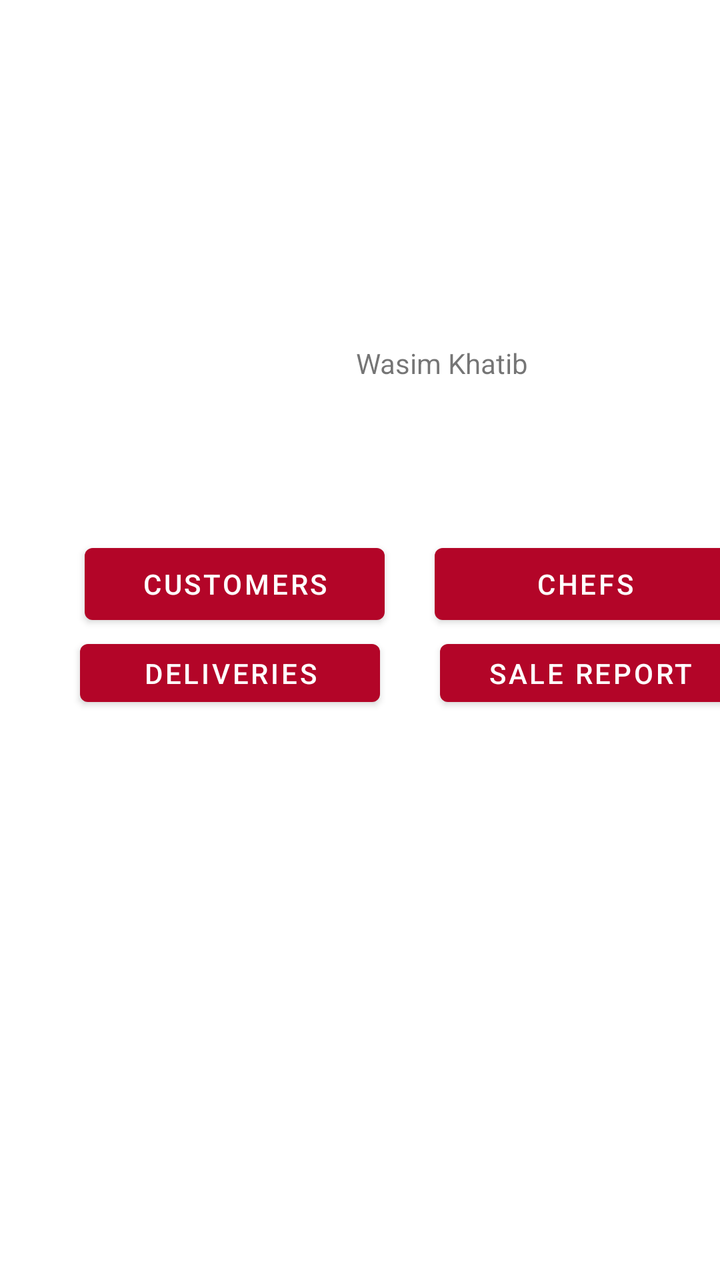
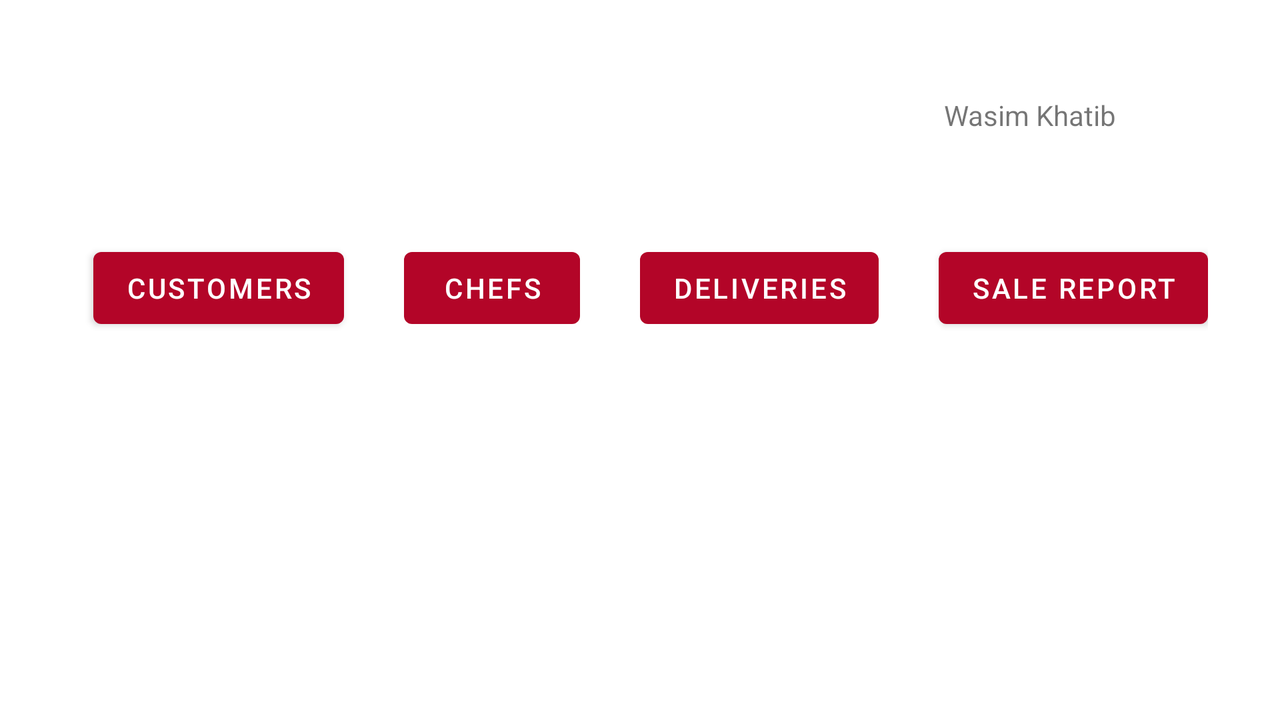

The same Android screen from two of the app's own layout files: first res/layout/ as a phone draws it, then the repository's variant for another configuration, drawn on a device whose configuration selects that folder. Both files follow.
<!-- AndroidManifest.xml: application theme Theme.El_Padre_Restaurante -->
<!-- res/layout/activity_manger.xml -->
<?xml version="1.0" encoding="utf-8"?>
<androidx.constraintlayout.widget.ConstraintLayout xmlns:android="http://schemas.android.com/apk/res/android"
    xmlns:tools="http://schemas.android.com/tools"
    android:layout_width="match_parent"
    android:layout_height="match_parent"
    xmlns:app="http://schemas.android.com/apk/res-auto">

    <ImageView
        android:id="@+id/img_v"
        android:layout_width="100dp"
        android:layout_height="100dp"
        android:layout_marginStart="68dp"
        android:layout_marginTop="136dp"
        app:layout_constraintStart_toStartOf="parent"
        app:layout_constraintTop_toTopOf="parent"
        app:srcCompat="@drawable/maneger_picture" />

    <TextView
        android:id="@+id/account_name"
        android:layout_width="132dp"
        android:layout_height="48dp"
        android:layout_marginTop="172dp"
        android:layout_marginEnd="50dp"
        android:text="Wasim Khatib"
        app:layout_constraintEnd_toEndOf="parent"
        app:layout_constraintHorizontal_bias="1.0"
        app:layout_constraintStart_toEndOf="@+id/img_v"
        app:layout_constraintTop_toTopOf="parent" />


    <LinearLayout
        android:id="@+id/tabLayout"
        android:layout_width="410dp"
        android:layout_height="89dp"
        android:layout_marginTop="48dp"
        app:layout_constraintEnd_toEndOf="@+id/account_name"
        app:layout_constraintHorizontal_bias="0.0"
        app:layout_constraintStart_toStartOf="parent"
        app:layout_constraintTop_toBottomOf="@+id/account_name"
        android:orientation="vertical">
<LinearLayout
    android:layout_width="match_parent"
    android:layout_height="wrap_content"
    android:gravity="center"
    >
        <Button
            android:id="@+id/tab_customers"
            android:layout_width="150dp"
            android:layout_height="wrap_content"
            android:onClick="customerList"
            android:text="Customers" />

    <Button
        android:id="@+id/tab_chefs"
        android:layout_width="150dp"
        android:layout_height="wrap_content"
        android:layout_marginLeft="25dp"
        android:onClick="chefsList"

        android:text="Chefs" />

</LinearLayout>
<LinearLayout
    android:layout_width="match_parent"
    android:layout_height="wrap_content"
    android:gravity="center">

    <Button
        android:id="@+id/tab_deliveries"
        android:layout_width="150dp"
        android:layout_height="wrap_content"
        android:onClick="deliveriesList"
        android:text="Deliveries"
        tools:ignore="TouchTargetSizeCheck" />

    <Button
        android:id="@+id/tab_report"
        android:layout_width="150dp"
        android:layout_height="wrap_content"
        android:layout_marginLeft="30dp"
        android:onClick="reportList"
        android:text="Sale Report"
        tools:ignore="TouchTargetSizeCheck,TouchTargetSizeCheck" />
</LinearLayout>
    </LinearLayout>

    <ListView
        android:id="@+id/reports_list"
        android:layout_width="390dp"
        android:layout_height="300dp"
        android:layout_marginTop="1dp"
        app:layout_constraintBottom_toBottomOf="parent"
        app:layout_constraintEnd_toEndOf="parent"
        app:layout_constraintStart_toStartOf="parent"
        app:layout_constraintTop_toBottomOf="@+id/tabLayout"
        app:layout_constraintVertical_bias="0.346" />


</androidx.constraintlayout.widget.ConstraintLayout>
<!-- resources referenced by this layout -->
<resources>
  <style name="Theme.El_Padre_Restaurante" parent="Theme.MaterialComponents.DayNight.DarkActionBar">
          
          <item name="colorPrimary">@color/purple_500</item>
          <item name="colorPrimaryVariant">@color/purple_700</item>
          <item name="colorOnPrimary">@color/white</item>
          
          <item name="colorSecondary">@color/teal_200</item>
          <item name="colorSecondaryVariant">@color/teal_700</item>
          <item name="colorOnSecondary">@color/black</item>
          
          <item name="android:statusBarColor" tools:targetApi="l">?attr/colorPrimaryVariant</item>
          
      </style>
  <color name="purple_500">#B30528</color>
  <color name="purple_700">#B30528</color>
  <color name="white">#FFFFFFFF</color>
  <color name="teal_200">#FF03DAC5</color>
  <color name="teal_700">#FF018786</color>
  <color name="black">#FF000000</color>
</resources>
<!-- res/layout-land/activity_manger.xml (the repository's variant of the layout above) -->
<!-- drawn on the phone turned sideways -->
<?xml version="1.0" encoding="utf-8"?>
<androidx.constraintlayout.widget.ConstraintLayout xmlns:android="http://schemas.android.com/apk/res/android"
    xmlns:tools="http://schemas.android.com/tools"
    android:layout_width="match_parent"
    android:layout_height="match_parent"
    xmlns:app="http://schemas.android.com/apk/res-auto">

    <ImageView
        android:id="@+id/img_v"
        android:layout_width="100dp"
        android:layout_height="100dp"
        android:layout_marginStart="316dp"
        android:layout_marginTop="16dp"
        app:layout_constraintStart_toStartOf="parent"
        app:layout_constraintTop_toTopOf="parent"
        app:srcCompat="@drawable/maneger_picture" />

    <TextView
        android:id="@+id/account_name"
        android:layout_width="132dp"
        android:layout_height="48dp"
        android:layout_marginStart="156dp"
        android:layout_marginTop="48dp"
        android:layout_marginEnd="50dp"
        android:text="Wasim Khatib"
        app:layout_constraintEnd_toEndOf="parent"
        app:layout_constraintHorizontal_bias="0.0"
        app:layout_constraintStart_toEndOf="@+id/img_v"
        app:layout_constraintStart_toStartOf="@+id/img_v"
        app:layout_constraintTop_toTopOf="parent" />

    <LinearLayout
        android:id="@+id/tabLayout"
        android:layout_width="wrap_content"
        android:layout_height="55dp"
        android:layout_marginTop="4dp"
        app:layout_constraintEnd_toEndOf="@+id/account_name"
        app:layout_constraintHorizontal_bias="1.0"
        app:layout_constraintStart_toStartOf="parent"
        app:layout_constraintTop_toBottomOf="@+id/img_v">

        <Button
            android:id="@+id/tab_customers"
            android:layout_width="wrap_content"
            android:layout_height="wrap_content"
            android:onClick="customerList"
            android:layout_marginLeft="30dp"
            android:text="Customers" />

        <Button
            android:id="@+id/tab_chefs"

            android:layout_width="wrap_content"
            android:layout_height="wrap_content"
            android:onClick="chefsList"
            android:layout_marginLeft="30dp"

            android:text="Chefs" />

        <Button
            android:id="@+id/tab_deliveries"
            android:layout_marginLeft="30dp"
            android:layout_width="wrap_content"
            android:layout_height="wrap_content"
            android:onClick="deliveriesList"
            android:text="Deliveries" />

        <Button
            android:id="@+id/tab_report"
            android:layout_width="wrap_content"
            android:layout_height="wrap_content"
            android:onClick="reportList"
            android:layout_marginLeft="30dp"
            android:text="Sale Report" />
    </LinearLayout>

    <ListView
        android:id="@+id/reports_list"
        android:layout_width="688dp"
        android:layout_height="166dp"
        android:layout_marginTop="1dp"
        app:layout_constraintBottom_toBottomOf="parent"
        app:layout_constraintEnd_toEndOf="parent"
        app:layout_constraintHorizontal_bias="0.421"
        app:layout_constraintStart_toStartOf="parent"
        app:layout_constraintTop_toBottomOf="@+id/tabLayout"
        app:layout_constraintVertical_bias="0.0" />


</androidx.constraintlayout.widget.ConstraintLayout>
